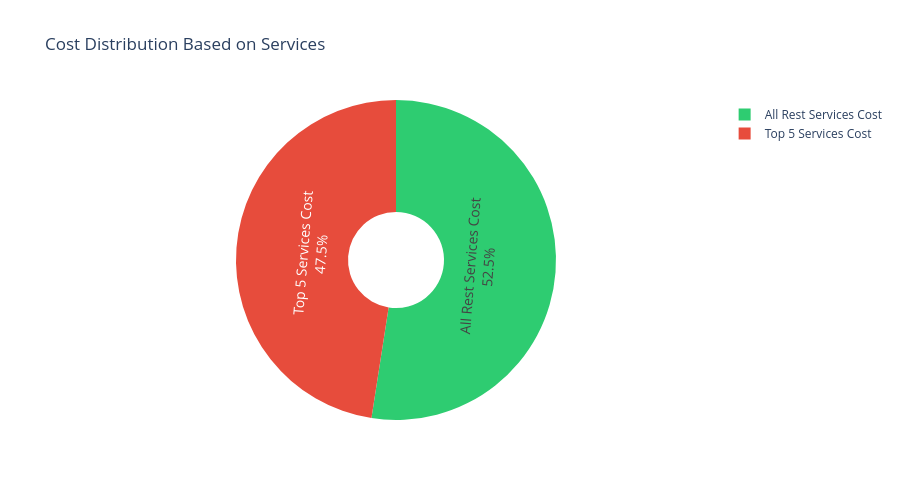

Notebook code for this chart:
### Code cell
fig_pie = px.pie(
    df_pie, values="values", names="labels",
    title="Cost Distribution Based on Services",
    color_discrete_sequence=["#2ecc71", "#e74c3c"],
    hole=0.3, height=500,
)
fig_pie.update_traces(textinfo="percent+label", textfont_size=14)
fig_pie.update_layout(paper_bgcolor="white")
_report_figures["Cost Distribution"] = fig_pie
fig_pie.show()

### Figure 1 — Plotly figure (JSON) as saved in the notebook; plotly's stock layout.template omitted (floating-point values rounded to 4 significant figures)
{"data": [{"domain": {"x": [0, 1], "y": [0, 1]}, "hole": 0.3, "hovertemplate": "labels=%{label}<br>value=%{value}<extra></extra>", "labels": ["Top 5 Services Cost", "All Rest Services Cost"], "legendgroup": "", "name": "", "showlegend": true, "textfont": {"size": 14}, "textinfo": "percent+label", "type": "pie", "values": [269600.0, 297400.0]}], "layout": {"height": 500, "legend": {"tracegroupgap": 0}, "paper_bgcolor": "white", "piecolorway": ["#2ecc71", "#e74c3c"], "title": {"text": "Cost Distribution Based on Services"}}}
